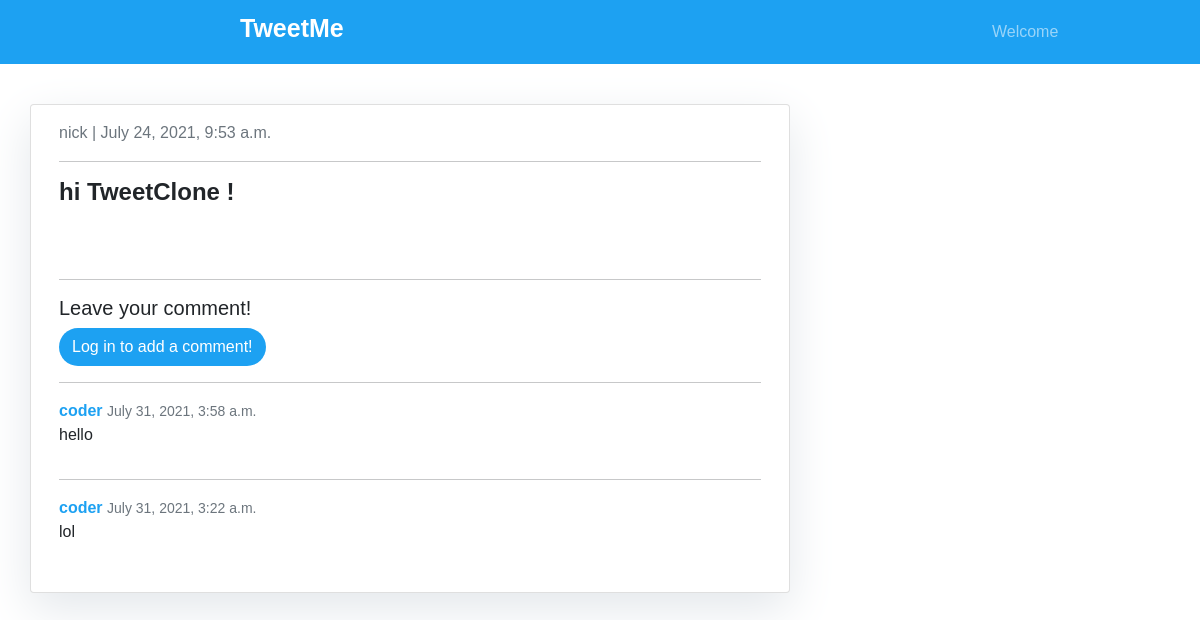
Screenshot of /tweet/2/ with the database file from the repository.
### Tweet/models.py (models this page shows, shortened)
class Tweet(models.Model):
    user = models.ForeignKey(User, on_delete=models.CASCADE)
    tweet_text = models.TextField(max_length=300)
    created_at = models.DateTimeField(auto_now_add=True)
    likes = models.ManyToManyField(User, related_name='tweet_like', blank=True)
    def num_of_likes(self):
        return self.likes.count()

class TweetComment(models.Model):
    tweet = models.ForeignKey(Tweet, related_name='comments', on_delete=models.CASCADE)
    user = models.ForeignKey(User, on_delete=models.CASCADE, null=True, related_name='comments')
    content = models.TextField(blank=True, null=True)
    date_posted = models.DateTimeField(auto_now_add=True)

### Tweet/views.py (the view, shortened to what this page needs)
# urls.py: path('tweet/<int:pk>/', views.tweetDetail, name='tweetDetail'),
def tweetDetail(request, pk):
    tweetObj = get_object_or_404(Tweet, pk=pk)
    likes_connected = get_object_or_404(Tweet, pk=pk)
    liked = False
    if likes_connected.likes.filter(id=request.user.id).exists():
        liked = True
    num_of_likes = likes_connected.num_of_likes()
    tweet_is_liked = liked
    comment_form = NewCommentForm
    comment = TweetComment.objects.filter(tweet=tweetObj).order_by('-date_posted')
    context ={
        'tweetObj': tweetObj,
        'num_of_likes': num_of_likes,
        'tweet_is_liked': tweet_is_liked,
        'comments': comment,
        'comment_form': comment_form,
    }
    return render(request, 'tweet/tweetDetail.html', context)

### templates/tweet/tweetDetail.html (shortened to what this page needs)
{% extends "base.html" %}
{% block content %}
<div class="container">
  <div class="row">
    <div class="col-md-8 card mb-4  mt-3 left  top">
      <div class="card-body">
        <p class=" text-muted">{{ tweetObj.user }} | {{ tweetObj.created_at }}</p>
        <hr>
        <h4 class="card-text ">{{ tweetObj.tweet_text | safe }}</h4>
        <br>
        <br>
<hr>
        <h5>Leave your comment!</h5>
<div id="comments_section">
  {% if user.is_authenticated %}
  <form method="POST" action="{% url 'tweetDetail' tweetObj.id %}">
    {% csrf_token %}
    <div class="form-group">
      {{ comment_form.content }}
      <br>
      <button class="btn btn-block btn" style="border-radius: 50px; background-color: #1DA1F2; color: white;" type="submit">Add comment <i class="fas fa-comments"></i></button>
      <strong class="text-secondary">{{ tweetObj.num_of_comments }} Comment{{ tweetObj.num_of_comments|pluralize }}</strong>
    </div>
  </form>
  {% else %}
    <a  class="btn btn-block btn" style="border-radius: 50px; background-color: #1DA1F2; color: white;" type="submit" href="{% url 'loginpage' %}">Log in to add a comment!</a><br>
  {% endif %}
  {% if comments %}
  <ul>
    {% for comment in comments %}
    <hr>
    <li>
     <div>
        <span>
          <strong class="text" style="color: #1DA1F2;">{{ comment.user }} </strong>
          <small class="text-muted">{{ comment.date_posted }}</small>
        </span>
        <p>
          {{ comment.content }}
        </p>
      </div>
    </li>
    {% endfor %}
  </ul>
  {% else %}
  <br>
    <strong class="text-secondary">No comments yet...</strong>
   {% endif %}
      </div>
    </div>
  </div>
</div>
{% endblock %}

### templates/tweet/tweetDetail.html (style rules this page uses)
.card { box-shadow: 0 16px 48px #E3E7EB; }

### templates/base.html (style rules this page uses)
body { background-color:rgb((255, 255, 255), 255, 255)!important; font-family: sans-serif; }
ul { padding: 0; list-style-type: none; }
.social-links ul, li { list-style-type:none; display: inline-block; }
.card h4 { font-weight: 700; }

### rows the page displays
Tweet: user "nick", created_at "July 24, 2021, 9:53 a.m.", tweet_text "hi TweetClone !"
TweetComment: user "coder", date_posted "July 31, 2021, 3:58 a.m.", content "hello"
TweetComment: user "coder", date_posted "July 31, 2021, 3:22 a.m.", content "lol"
